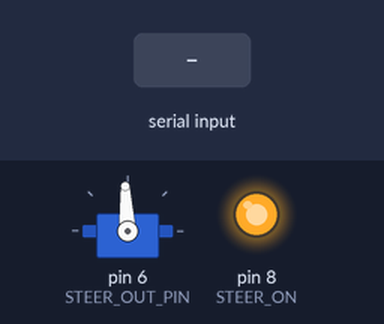
Recording of a sketch running on a simulated Arduino Nano, built with avr-gcc and run on an emulated ATmega328P. On the bench: servo, output pins drawn as LEDs (lit = HIGH). Inputs (shaded band) come from the test bench. What the sketch prints to the serial monitor is not drawn.

Above: at 1.2 s.
1.3 s: "90,45\n" received over Serial
Timing chart, 0 to 4.3 s (numbered marks = the images above; inputs shaded):
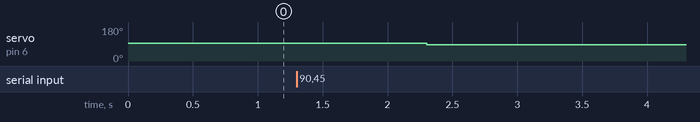

The sketch:

anglesensorstuff.ino
```cpp
#include <Servo.h>

#define RELAYInversion true
#define DEBUG true

#define STEER_OUT_PIN 6
#define STEER_ON 8
#define AngleSensorRight  A3
#define AngleSensorLeft   A2
#define AngleSensorRight_B  A7
#define AngleSensorLeft_B   A6
#define VEHICLE_LENGTH_MM 5
#define DISTANCE_BETWEEN_WHEELS_MM 3


#define MIN_TURN_Mdegrees -24000
#define MAX_TURN_Mdegrees 25000
#define MIN_Right_Sensor 725
#define MAX_Right_Sensor 785
#define MIN_Left_Sensor 485
#define MAX_Left_Sensor 313
#define Left_Read_at_MIN_TURN  485
#define Right_Read_at_MIN_TURN 725
#define Left_Read_at_MAX_TURN 313
#define Right_Read_at_MAX_TURN 785
#define MIN_TURN_MS 1000
#define MAX_TURN_MS 1850
#define MIN_TURN 70
#define MAX_TURN 130
#define CENTER_TURN 94

const int32_t baud = 115200;
Servo steer_servo;

void setup() {

  Serial.begin(baud);
  pinMode(STEER_ON,OUTPUT);
  digitalWrite(STEER_ON, RELAYInversion ? HIGH : LOW);
  steer_servo.attach(STEER_OUT_PIN);
  steer_servo.writeMicroseconds(1500);
}

void loop() {

  if (Serial.available() > 0) {
    if (Serial.peek() == 's') {
      Serial.readString();
      Serial.println("reading analog sensors");
      int32_t Lval = analogRead(AngleSensorLeft);
      int32_t Rval = analogRead(AngleSensorRight);
      Serial.print("Left Sensor reading: ");
      Serial.println(Lval);

      Serial.print("Right Sensor reading: ");
      Serial.println(Rval);

      Lval = map(Lval, Left_Read_at_MIN_TURN,Left_Read_at_MAX_TURN, MIN_TURN_Mdegrees,MAX_TURN_Mdegrees);
      Rval = map(Rval, Right_Read_at_MIN_TURN,Right_Read_at_MAX_TURN, MIN_TURN_Mdegrees,MAX_TURN_Mdegrees);
      Serial.print("Left Sensor reading in Microdegrees: ");
      Serial.println(Lval);

      Serial.print("Right Sensor reading in Microdegrees: ");
      Serial.println(Rval);

      Serial.println("finished");
    }

    int32_t extension = Serial.parseInt();
    Serial.readString(); // clear serial
    Serial.print("Input in Microdegrees: ");
    Serial.println(extension);

    int32_t input_microseconds = map(extension,MIN_TURN_Mdegrees,MAX_TURN_Mdegrees, MIN_TURN_MS,MAX_TURN_MS);
    Serial.print("Input in Microseconds: ");
    Serial.println(input_microseconds);

    if (input_microseconds > MAX_TURN_MS)
      input_microseconds = MAX_TURN_MS;
    else if (input_microseconds < MIN_TURN_MS)
      input_microseconds = MIN_TURN_MS;
    Serial.print("Constrained Input in Microseconds: ");
    Serial.println(input_microseconds);
    steer_servo.writeMicroseconds(input_microseconds);
    Serial.println("reading analog sensors");
    delay(1000);
    int32_t Lval = analogRead(AngleSensorLeft);
    int32_t Rval = analogRead(AngleSensorRight);
    Serial.print("Left Sensor reading: ");
    Serial.println(Lval);

    Serial.print("Right Sensor reading: ");
    Serial.println(Rval);

    Lval = map(Lval, Left_Read_at_MIN_TURN,Left_Read_at_MAX_TURN, MIN_TURN_Mdegrees,MAX_TURN_Mdegrees);
    Rval = map(Rval, Right_Read_at_MIN_TURN,Right_Read_at_MAX_TURN, MIN_TURN_Mdegrees,MAX_TURN_Mdegrees);
    Serial.print("Left Sensor reading in Microdegrees: ");
    Serial.println(Lval);

    Serial.print("Right Sensor reading in Microdegrees: ");
    Serial.println(Rval);

    Serial.println("finished");
    }


}

/*
int32_t computeTrikeAngle() {
  //read angle
  int32_t lAngle = analogRead(AngleSensorLeft);
  //convert from voltage to milli degrees
  //need to measure two data points from sensor to actual angle
  lAngle = map(lAngle, MIN_Left_Sensor, MAX_Left_Sensor, MIN_TURN, MAX_TURN);
  int32_t r_mm = VEHICLE_LENGTH_MM / tan(lAngle * PI / 180);
  //How do we know which way the vehicle is turning? will one of these be reasonable and the other not?
  int32_t complAngle_goingLeft = atan(VEHICLE_LENGTH_MM / (r_mm + DISTANCE_BETWEEN_WHEELS_MM / 2));
  int32_t complAngle_goingRight = atan(VEHICLE_LENGTH_MM / (r_mm - DISTANCE_BETWEEN_WHEELS_MM / 2));
  //then do same thing with right sensor
  //how should we compare the two?
  //to do check units

}
*/
```

Measured:
- after the input at 1.3 s, servo on pin 6 (STEER_OUT_PIN): 93° → 85° after 1.0 s
